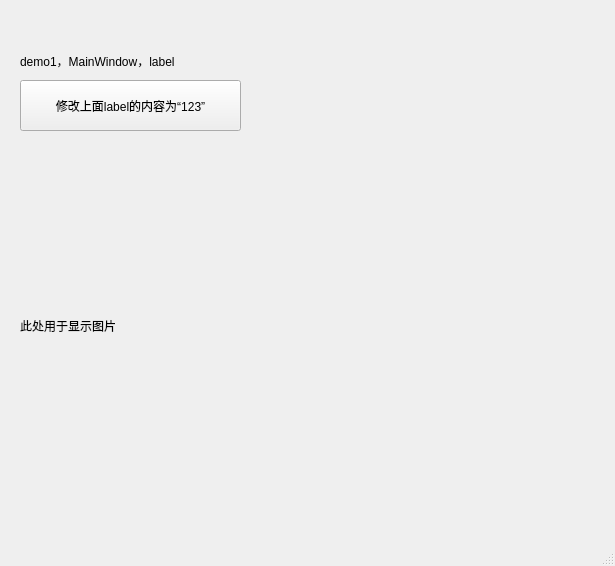
<?xml version="1.0" encoding="UTF-8"?>
<ui version="4.0">
 <class>MainWindow</class>
 <widget class="QMainWindow" name="MainWindow">
  <property name="geometry">
   <rect>
    <x>0</x>
    <y>0</y>
    <width>615</width>
    <height>566</height>
   </rect>
  </property>
  <property name="windowTitle">
   <string>MainWindow</string>
  </property>
  <widget class="QWidget" name="centralwidget">
   <widget class="QLabel" name="label">
    <property name="geometry">
     <rect>
      <x>20</x>
      <y>10</y>
      <width>181</width>
      <height>101</height>
     </rect>
    </property>
    <property name="text">
     <string>demo1，MainWindow，label</string>
    </property>
   </widget>
   <widget class="QPushButton" name="pushButton1">
    <property name="geometry">
     <rect>
      <x>20</x>
      <y>80</y>
      <width>221</width>
      <height>51</height>
     </rect>
    </property>
    <property name="text">
     <string>修改上面label的内容为“123”</string>
    </property>
   </widget>
   <widget class="QLabel" name="label_img">
    <property name="geometry">
     <rect>
      <x>20</x>
      <y>150</y>
      <width>551</width>
      <height>351</height>
     </rect>
    </property>
    <property name="text">
     <string>此处用于显示图片</string>
    </property>
   </widget>
  </widget>
  <widget class="QMenuBar" name="menubar">
   <property name="geometry">
    <rect>
     <x>0</x>
     <y>0</y>
     <width>615</width>
     <height>23</height>
    </rect>
   </property>
  </widget>
  <widget class="QStatusBar" name="statusbar"/>
 </widget>
 <resources/>
 <connections/>
</ui>
